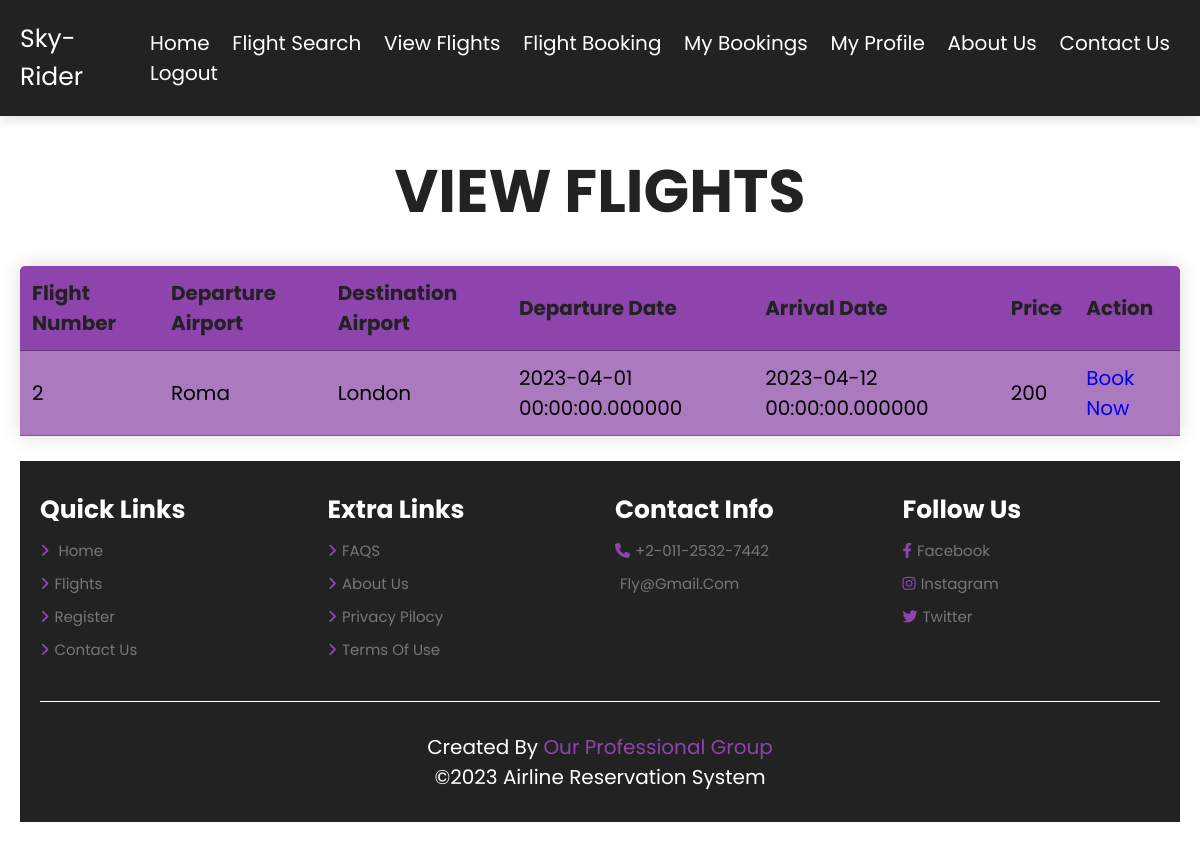
/view-flights.php, run on the app's committed database.
### tables this page shows
CREATE TABLE `flights` (
  `flight_number` int(255) NOT NULL,
  `departure_location` varchar(255) NOT NULL,
  `destination` varchar(255) NOT NULL,
  `departure_date` date NOT NULL,
  `departure_time` time(6) NOT NULL,
  `arrival_date` date NOT NULL,
  `arrival_time` time(6) NOT NULL,
  `price` int(255) NOT NULL
);

### view-flights.php (the view, shortened to what this page needs)
<!DOCTYPE html>
<html lang="en">
<head>
<link rel="stylesheet" href="https://cdn.jsdelivr.net/npm/swiper@9/swiper-bundle.min.css"/>
<link rel="stylesheet" href="https://cdnjs.cloudflare.com/ajax/libs/font-awesome/6.4.0/css/all.min.css">
<link rel="stylesheet" href="css/test2.css">
</head>
<body>
<section class="header">
    <a href="home-user.php" class="logo">Sky-Rider</a>
    <nav class="navbar">
          <a href="home-user.php">Home</a>
          <a href="flight-search.php">Flight Search</a>
          <a href="view-flights.php">View Flights</a>
          <a href="flight-booking.php">Flight Booking</a>
          <a href="my-bookings.php">My Bookings</a>
          <a href="my-profile.php">My Profile</a>
          <a href="about-us-user.php">About Us</a>
          <a href="contact-us-user.php">Contact Us</a>
          <a href="home.php">Logout</a>
      </nav>
</section>
<section class="view-flights">
    <h1 class="heading-title">view flights</h1>
		<table class="table">
			<tr>
				<th>Flight Number</th>
				<th>Departure Airport</th>
				<th>Destination Airport</th>
				<th>Departure Date</th>
				<th>Arrival Date</th>
				<th>Price</th>
				<th>Action</th>
			</tr>
			<?php
				$conn = mysqli_connect("localhost", "root", "", "airline");
				$sql = "SELECT * FROM flights";
				$result = mysqli_query($conn, $sql);
				if (mysqli_num_rows($result) > 0) {
					while ($row = mysqli_fetch_assoc($result)) {
						echo "<tr>";
						echo "<td>" . $row["flight_number"] . "</td>";
						echo "<td>" . $row["departure_location"] . "</td>";
						echo "<td>" . $row["destination"] . "</td>";
						echo "<td>" . $row["departure_date"] . " " . $row["departure_time"] . "</td>";
						echo "<td>" . $row["arrival_date"] . " " . $row["arrival_time"] . "</td>";
						echo "<td>" . $row["price"] . "</td>";
						echo "<td><a href='flight-booking.php?flight_number=" . $row["flight_number"] . "&departure_location=" . $row["departure_location"] . "&destination=" . $row["destination"] . "&departure_date=" . $row["departure_date"] . "&arrival_date=" . $row["arrival_date"] . "'>Book Now</a></td>";
						echo "</tr>";
					}
				}
			?>
		</table>
<section class="footer">
	  <div class="box-container">
	        <div class="box">
	            <h3>Quick Links</h3>
				<a href="home-user.php"> <i class="fas fa-angle-right"></i> home</a>
            <a href="flight-search.php"> <i class="fas fa-angle-right"></i>Flights</a>
            <a href="register.php"> <i class="fas fa-angle-right"></i>Register</a>
            <a href="contact-us-user.php"> <i class="fas fa-angle-right"></i>contact Us</a>
	        </div>
	        <div class="box">
	            <h3>Extra Links</h3>
	            <a href="#"> <i class="fas fa-angle-right"></i>FAQS</a>
	            <a href="about-us-user.php"> <i class="fas fa-angle-right"></i>about us</a>
	            <a href="#"> <i class="fas fa-angle-right"></i>privacy pilocy</a>
	            <a href="#"> <i class="fas fa-angle-right"></i>terms of use</a>
	        </div>
	        <div class="box">
	            <h3>Contact Info</h3>
	            <a href="#"> <i class="fas fa-phone"></i>+2-011-2532-7442</a>
	            <a href="#"> <i class="fas fa-email"></i>fly@gmail.com</a>
	        </div>
	        <div class="box">
	            <h3>Follow Us</h3>
	            <a href="#"> <i class="fab fa-facebook-f"></i>facebook</a>
	            <a href="#"> <i class="fab fa-instagram"></i>instagram</a>
	            <a href="#"> <i class="fab fa-twitter"></i>twitter</a>
	        </div>
	    </div>
	    <div class="credit"> Created by <span>our professional group</span>  <br>
		  &copy;2023 Airline Reservation System
		</div>
	</section>

### css/test2.css (style rules this page uses)
:root { --main-color:#8e44ad; --black:#222; --white:#222; --light-black: #777; --light-white:#fff9; --dark-bg:rgba(0,0,0,.7); --light-bg: #eee; --border:.1rem solid var(--black); --box-shadow:0 .5rem 1rem rgba(0,0,0,.1); --text-shadow:0 1.5rem 3rem rgba(0,0,0,.3); --text-shadow-2:0 1.5rem 3rem rgba(0, 0, 0, 0.584); }
* { font-family: 'Poppins', sans-serif; margin: 0; padding: 0; box-sizing: border-box; outline: none; border:none; text-decoration: none; text-transform: capitalize; }
html { font-size:62.5%; overflow-x: hidden; }
section { padding:5rem 10%; }
.header { position: sticky; top:0; left:0; right:0; z-index:1000; background-color: var(--white); display: flex; padding-top: 2rem; padding-bottom: 2rem; box-shadow: var(--box-shadow); align-items: center; justify-content: space-between; }
.heading-title { text-align: center; margin-bottom: 3rem; font-size: 6rem; text-transform: uppercase; color:var(--black); }
.header .logo { font-size: 2.5rem; color:white; }
.header .navbar a { font-size: 2rem; margin-left: 2rem; color:white; }
.table { border-collapse: collapse; width: 100%; margin: 25px 0; font-size: 0.9em; min-width: 400px; border-radius: 5px 5px 0 0; overflow: hidden; box-shadow: 0 0 20px rgba(0, 0, 0, 0.15); }
.table th, .table td { padding: 12px; text-align: left; border-bottom: 1px solid #1e1b1b51; }
.table th { background-color:var(--main-color); color: var(--black); }
.table td { padding: 12px; text-align: left; border-bottom: 1px solid #1e1b1b51; background-color: #aa79be; }
.table { border-collapse: collapse; width: 100%; margin: 25px 0; font-size: 2em; min-width: 400px; border-radius: 5px 5px 0 0; overflow: hidden; box-shadow: 0 0 20px rgba(0, 0, 0, 0.15); }
.footer { background: var(--white); background-size: cover; background-position: center; }
.footer .box-container { display: grid; grid-template-columns: repeat(auto-fit, minmax(25rem, 1fr)); gap: 3rem; }
.footer .box-container .box h3 { color:white; font-size:2.5rem ; padding-bottom: 1rem; display: block; }
.footer .box-container .box a { color:var(--light-black); font-size:1.5rem ; padding-bottom: 1rem; display: block; }
.footer .box-container .box a i { color:var(--main-color); padding-right: .5rem; transition: .2s linear; }
.footer .credit { text-align: center; padding-top: 3rem; margin-top: 3rem; border-top: .1rem solid white; font-size: 2rem; color: white; }
.footer .credit span { color:var(--main-color); }
@media (max-width:1200px) { section { padding: 3rem 5%; } }
section { padding: 3rem 2rem; }

### data on the page
flights: flight_number "2", departure_location "Roma", destination "London", departure_date "2023-04-01", departure_time "00:00:00.000000", arrival_date "2023-04-12", arrival_time "00:00:00.000000", price "200"
